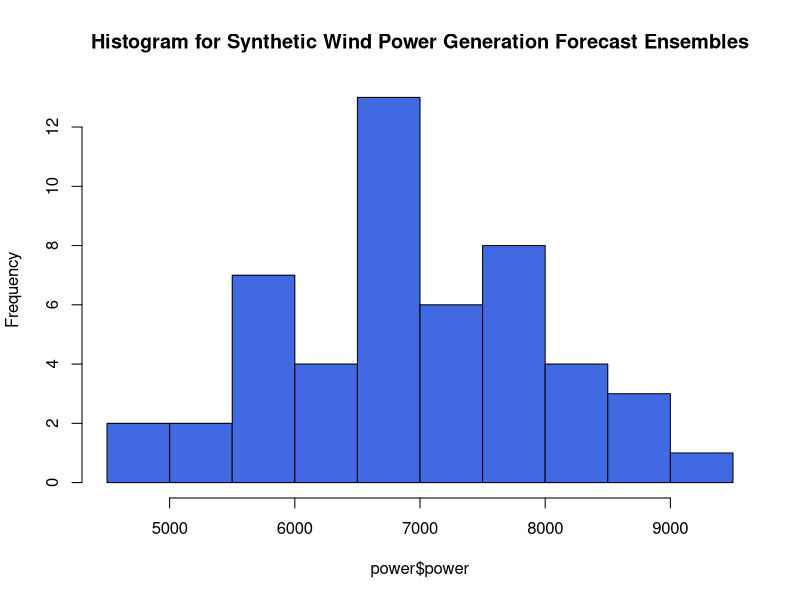
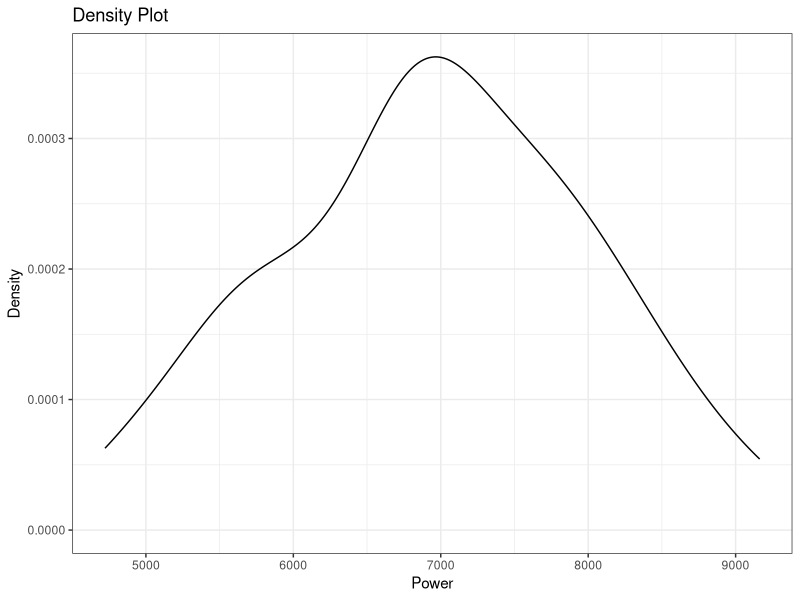
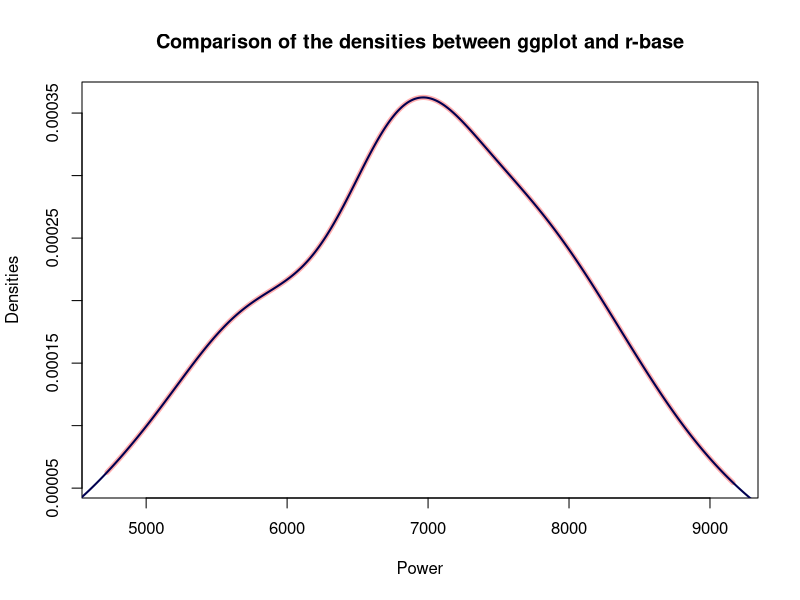
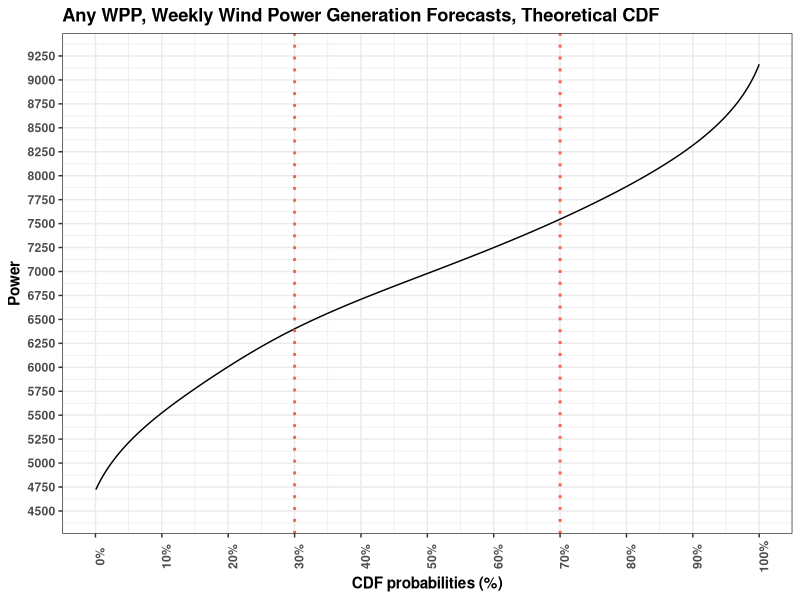
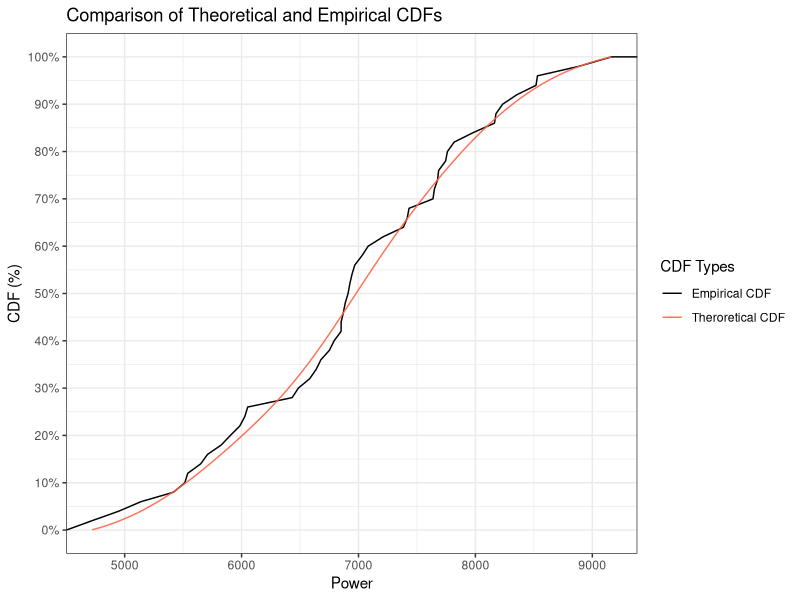

The R script that drew these images, in order:
## ---- chunk 1
knitr::opts_chunk$set(echo = TRUE)
## ---- chunk 2
#Let's avoid using scientific notation
options(scipen = 999)

# Create a sample power forecast data with 50 ensembles for weekly total power generation of a wind power plant with 100 MWs of installed power and 40% capacity factor 
power = data.frame(power = rnorm(50,mean = 7*24*100*0.4, sd = 1000))
hist(power$power, breaks=12, main = "Histogram for Synthetic Wind Power Generation Forecast Ensembles",col="royalblue")  
## ---- chunk 3
dens = density(power$power)
str(dens)

filled = c()

# Regular Grids?
{for (i in 1:(length(dens$x)-1)) {
  
  filled[i] = diff(dens$x[i:(i+1)])
  
  }

a = c()
for (i in 1:(length(filled)-1)) {
  a[i] = diff(filled[i:(i+1)]) <= 0.000001
}
}
print(all(a))
rm(filled, a)

## ---- chunk 4
library(ggplot2)

# Density plot of the ggplot
(m = ggplot(power, aes(x = power)) + 
    geom_density() +
    theme_bw() +
    labs(x = "Power", y = "Density", title = "Density Plot"))
  

# Take the data of the plot.
p = ggplot_build(m)

## ---- chunk 5
# First, ggplot's densities with red thick line then r's base densities with black thinner line.
plot(p$data[[1]]$x,p$data[[1]]$y, type = "l", col="#FF000050",lwd = 5,
     main = "Comparison of the densities between ggplot and r-base", 
     xlab = "Power",
     ylab = "Densities")
lines(dens$x, dens$y,col="#000050",lwd =2 )

## ---- chunk 6
# Is the total area under the curve is equal to 1?
sum(dens$y)*diff(dens$x[1:2])

## ---- chunk 7
# Extract the data from the output of the ggplot_build()
prob_frcst = p$data[[1]]

# A function to create probabilities for each bin of the density plot.
scaling = function(x) {
  
  (x)/(sum(x))
  
}

prob_frcst$cdf = cumsum(scaling(prob_frcst$density))

## ---- chunk 8
# A function that makes a number rounded towards up or down by a user specified number.
round_it = function(x, roundto, tow = "up") {
  if(tow == "up") {  #Yukar? Yuvarla
    x + (roundto - x %% roundto)
  } else {
    if(tow == "down") {  #Asagi Yuvarla
      x - (x %% roundto)
    }
  }
}

# ggplot function for making easy to visualize the CDFs
plot_cdf =  function(data, prob_1, prob_2, wpp_name) {
  
  minimum = round_it(min(data$x),250,"down")
  maximum = round_it(max(data$x),250,"up")
  
  ggplot(data, aes(x = x, y = cdf)) +
    geom_line() +
    scale_x_continuous(name = "Power", 
                       limits = c(minimum,maximum), 
                       breaks = seq(minimum,maximum,250)) +
    scale_y_continuous(name = "CDF probabilities (%)",
                       limits = c(0,1),
                       breaks = seq(0,1,0.1),
                       labels = scales::percent) +
    ggtitle(paste(wpp_name,"WPP, Weekly Wind Power Generation Forecasts, Theoretical CDF")) +
    theme_bw()+
    theme(text = element_text(face = "bold"),
          axis.text.x = element_text(angle = 90)) +
    geom_hline(yintercept = prob_1, color = "tomato", linetype = "dotted", lwd = 1) +
    geom_hline(yintercept = prob_2, color = "tomato", linetype = "dotted", lwd = 1) +
    coord_flip()
  
}

plot_cdf(prob_frcst, prob_1 = 0.3, prob_2 = 0.7,wpp_name = "Any")
## ---- chunk 9
# A method for extracting the closest CDF to 30% and 70%.
(percent30_i = which.min(abs(prob_frcst$cdf-0.3)))
(percent70_i = which.min(abs(prob_frcst$cdf-0.7)))

percent_index_finder = function(data, prob) {
  
  which.min(abs(data-prob))
  
}

prob_extraction = data.frame(Probabilities = seq(0.1,0.9,0.1), Value = 0)

for (i in (1:nrow(prob_extraction))) {
  
  prob_extraction[i,2] = prob_frcst$x[percent_index_finder(prob_frcst$cdf,prob_extraction[i,1])]
  
}

prob_extraction

## ---- chunk 10
# Comparison plot for the eCDF and theoretical CDFs
ggplot(power, aes(power)) + 
  stat_ecdf(geom = "line", aes(color = "Empirical CDF")) +
  geom_line(data = prob_frcst, aes(x = x, y = cdf, color = "Theroretical CDF"), alpha = 0.9) +
  scale_x_continuous(name = "Power")+
  scale_y_continuous(name = "CDF (%)", labels = scales::percent, breaks = seq(0,1,0.1))+
  ggtitle("Comparison of Theoretical and Empirical CDFs") +
  scale_color_manual(name = "CDF Types", values = c("Empirical CDF" = "black","Theroretical CDF"="tomato")) +
  theme_bw()
  
